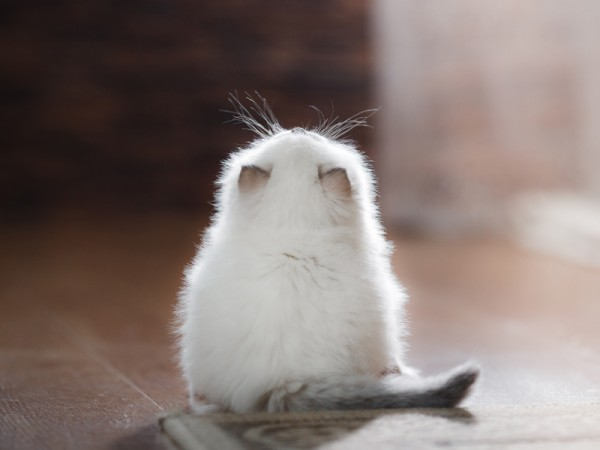
#> input picture BasicOperation/ragdoll.jpg, 600 x 450 px
$ python ImageProperties.py   (Python 2 division)
#> lines starting #> are read from the running program, lines starting #| are printed output that depends on the picture
import cv2
import numpy as np

img = cv2.imread("ragdoll.jpg")
#> img is the input picture: shape (450, 600, 3); mean B, G, R 113.6, 117.9, 131.3
print img.shape #return (rows, columns, channels)
#| (450, 600, 3)

print img.size # number of pixels
#| 810000

print img.dtype # image datatype
#| uint8

# get the cat region of image
cv2.namedWindow('cat', cv2.WINDOW_NORMAL)
cat = img[120:419, 170:480]
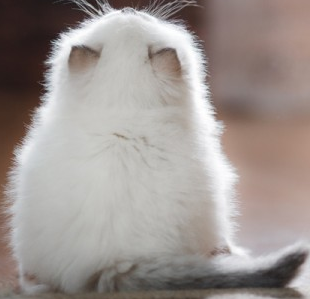
#> cat: shape (299, 310, 3); mean B, G, R 145.7, 149.4, 158.1
cv2.imshow('image', cat)
cv2.waitKey(0)
